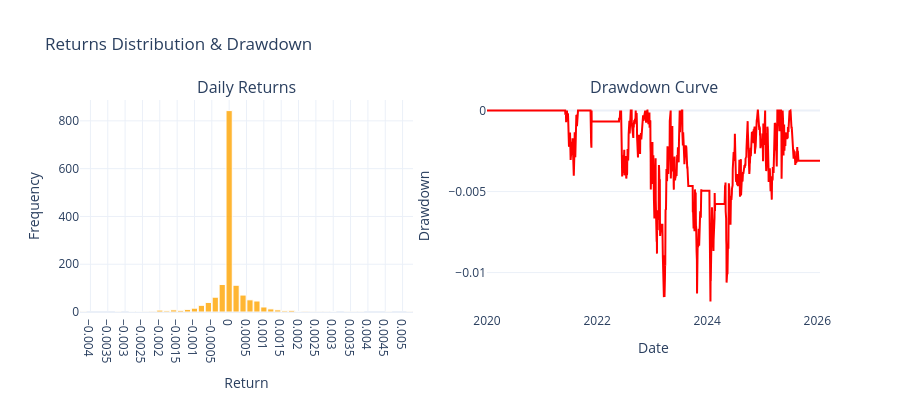

This figure's notebook cell:
### Code cell
from plotly.subplots import make_subplots
import plotly.graph_objects as go

returns = eq_curve.pct_change().fillna(0)
returns=returns[TRADING_START_DATE:END_DATE]
cum_max = eq_curve.cummax()
drawdown = (eq_curve - cum_max) / cum_max
mean_ret = returns.mean()
median_ret = returns.median()

fig = make_subplots(rows=1, cols=2, subplot_titles=('Daily Returns', 'Drawdown Curve'))
fig.add_trace(
    go.Histogram(
        x=returns,
        nbinsx=50,
        marker_color='orange',
        marker_line_color='white',
        marker_line_width=1,
        opacity=0.8,
        name='Returns'
    ),
    row=1, col=1
)
fig.add_trace(
    go.Scatter(
        x=drawdown.index,
        y=drawdown.values,
        mode='lines',
        line=dict(color='red', width=2),
        name='Drawdown'
    ),
    row=1, col=2
)
fig.update_xaxes(
    title_text='Return',
    row=1, col=1,
    nticks=20,
    showgrid=True
)
fig.update_yaxes(
    title_text='Frequency',
    row=1, col=1,
    showgrid=True
)
fig.update_xaxes(
    title_text='Date',
    row=1, col=2,
    showgrid=False
)
fig.update_yaxes(
    title_text='Drawdown',
    row=1, col=2,
    showgrid=True
)
fig.update_layout(
    title_text='Returns Distribution & Drawdown',
    bargap=0.1,               
    template='plotly_white',
    showlegend=False,
    width=900,
    height=400
)

fig.show()

### Figure 1 — Plotly figure (JSON) as saved in the notebook; plotly's stock layout.template omitted (floating-point values rounded to 4 significant figures; data arrays with more than 128 entries replaced by an {"elided": "..."} marker saying what was removed)
{"data": [{"marker": {"color": "orange", "line": {"color": "white", "width": 1}}, "name": "Returns", "nbinsx": 50, "opacity": 0.8, "type": "histogram", "x": {"elided": "1504 float values"}, "xaxis": "x", "yaxis": "y"}, {"line": {"color": "red", "width": 2}, "mode": "lines", "name": "Drawdown", "type": "scatter", "x": {"elided": "1504 str values"}, "xaxis": "x2", "y": {"elided": "1504 float values"}, "yaxis": "y2"}], "layout": {"annotations": [{"font": {"size": 16}, "showarrow": false, "text": "Daily Returns", "x": 0.225, "xanchor": "center", "xref": "paper", "y": 1, "yanchor": "bottom", "yref": "paper"}, {"font": {"size": 16}, "showarrow": false, "text": "Drawdown Curve", "x": 0.775, "xanchor": "center", "xref": "paper", "y": 1, "yanchor": "bottom", "yref": "paper"}], "bargap": 0.1, "height": 400, "showlegend": false, "title": {"text": "Returns Distribution & Drawdown"}, "width": 900, "xaxis": {"anchor": "y", "domain": [0, 0.45], "nticks": 20, "showgrid": true, "title": {"text": "Return"}}, "xaxis2": {"anchor": "y2", "domain": [0.55, 1], "showgrid": false, "title": {"text": "Date"}}, "yaxis": {"anchor": "x", "domain": [0, 1], "showgrid": true, "title": {"text": "Frequency"}}, "yaxis2": {"anchor": "x2", "domain": [0, 1], "showgrid": true, "title": {"text": "Drawdown"}}}}
